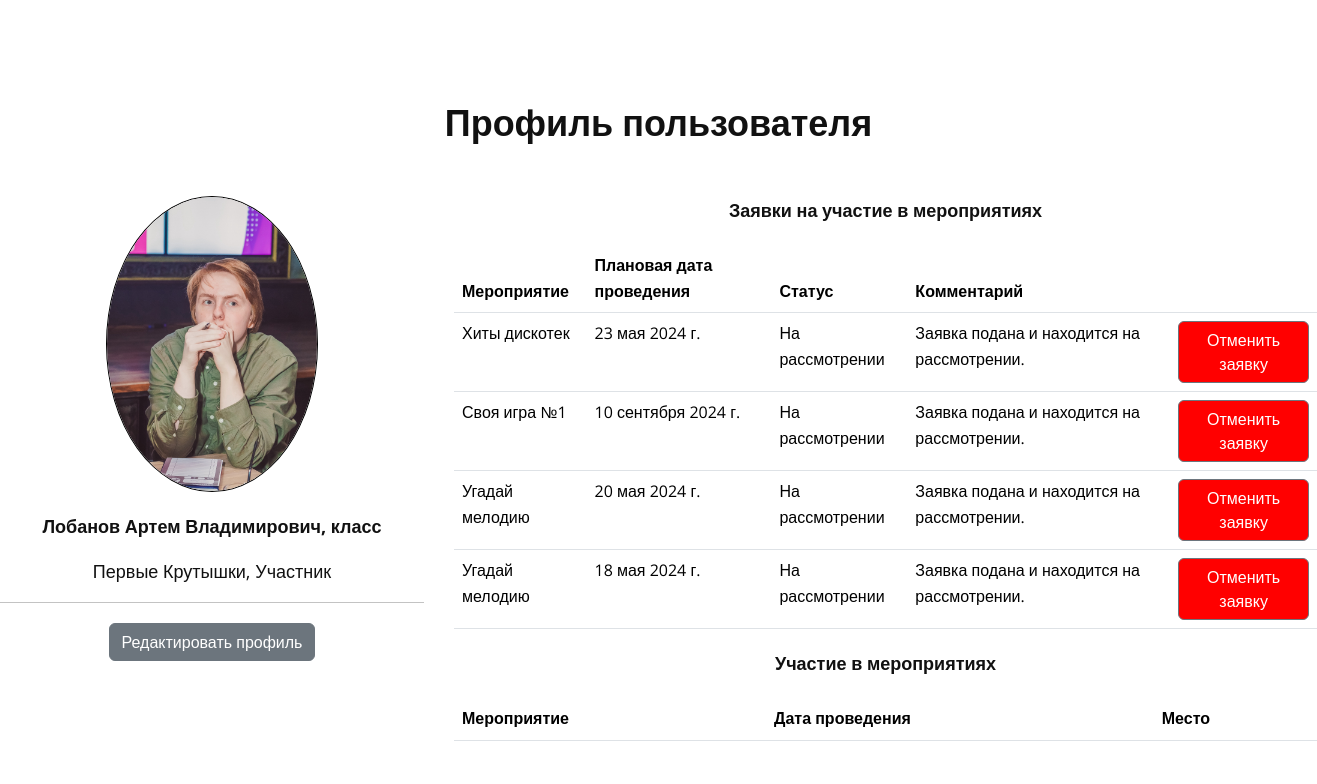
/profile/ (signed in), run on the app's committed database.
### Diplom/models.py (models this page shows, shortened)
class Profile(models.Model):
    user = models.OneToOneField(User, on_delete=models.CASCADE)
    image = models.ImageField(upload_to='images', null=True, blank=True)
    patronymic = models.CharField(max_length=255, verbose_name='Отчество (если есть)', blank=True, null=True)
    klass = models.CharField(max_length=4, verbose_name='Класс обучающегося', choices=klass_Choices, blank=True)

class Team_Members(models.Model):
    Team_List = models.ForeignKey('Team_List', on_delete=models.CASCADE)
    Profile = models.ForeignKey('Profile', on_delete=models.CASCADE)

class Team_List(models.Model):
    Team = models.ForeignKey('Team', on_delete=models.CASCADE)

class Team(models.Model):
    name = models.CharField(max_length=255)
    date_created = models.DateTimeField(blank=True, null=True)
    date_disbanded = models.DateTimeField(blank=True, null=True)
    capitan = models.ForeignKey(Profile, on_delete=models.SET_NULL, verbose_name="Капитан", blank=True, null=True)

class Results(models.Model):
    Team_List = models.ForeignKey('Team_List', on_delete=models.CASCADE, null=True, blank=True)
    Invitation = models.ForeignKey('Invitation', on_delete=models.CASCADE)
    Result = models.TextField(null=True, blank=True)

class InvitationStatus(models.Model):
    Invitation = models.ForeignKey('Invitation', on_delete=models.CASCADE)
    Status = models.ForeignKey('Status', on_delete=models.CASCADE)
    Profile = models.ForeignKey('Profile', on_delete=models.CASCADE)
    Status_Date = models.DateField(blank=True, null=True, auto_now_add=True)
    Description = models.CharField(max_length=255, blank=True, null=True)

class Invitation(models.Model):
    date_submitted = models.DateField(blank=True, null=True)
    Event_Plan_Position = models.ForeignKey('Event_Plan_Position', on_delete=models.CASCADE)
    Team = models.ForeignKey('Team', on_delete=models.CASCADE, null=True, blank=True)
    Team_Members = models.ForeignKey('Team_Members', on_delete=models.CASCADE, null=True, blank=True)
    Profile = models.ForeignKey('Profile', on_delete=models.CASCADE, null=True, blank=True)

class Event_Plan_Position(models.Model):
    Event_Plan = models.ForeignKey('Event_Plan', on_delete=models.PROTECT)
    Event = models.ForeignKey('Event', on_delete=models.PROTECT)
    Date = models.DateField(null=True, blank=True)
    Date_Plan = models.DateField(null=True, blank=True)
    Date_Fact = models.DateField(null=True, blank=True)
    Description = models.TextField(null=True, blank=True)
    Eventers_Plan = models.IntegerField(null=True, blank=True)
    Eventers_Fact = models.IntegerField(null=True, blank=True)

class Event(models.Model):
    name = models.CharField(max_length=255)
    max_eventers = models.IntegerField(default=100)
    image = models.ImageField(upload_to='images', null=True, blank=True)
    description = models.TextField(null=True, blank=True)
    team = models.BooleanField('Командное мероприятие', null=True, blank=True)
    EventType = models.ForeignKey('EventType', on_delete=models.CASCADE)
    EducationLevel = models.ForeignKey('EducationLevel', on_delete=models.CASCADE)
    def __str__(self):
        return str(self.name)

class Status(models.Model):
    name = models.CharField(max_length=255, verbose_name='Статус заявки', choices=Status_Choices, blank=True, default='На рассмотрении')

### Diplom/views.py (the view)
# urls.py: path('profile/', user_profile, name='profile'),
def user_profile(request):
    profile = get_object_or_404(Profile, user=request.user.pk)
    status = InvitationStatus.objects.filter(Status__name='Посещено', Invitation__Profile__user=request.user.pk)
    event_result = Results.objects.filter(Invitation__Profile__user=request.user.pk)
    status_invitation = InvitationStatus.objects.filter(Invitation__Profile__user=request.user.pk).exclude(
        Status__name__in=['Посещено'])
    team = Team_Members.objects.get(Profile__user=request.user.pk)
    is_capitan = False
    if team.Team_List.Team.capitan == request.user.profile:
        is_capitan = True
    if is_capitan:
        capitan = 'Капитан'
    else:
        capitan = 'Участник'
    result_status = list(zip(status, event_result))
    context = {
        'user': request.user,
        'profile': profile,
        'result_status': result_status,
        'status_invitation': status_invitation,
        'team': team,
        'capitan': capitan
    }
    return render(request, 'profile.html', context)

### templates/profile.html (shortened to what this page needs)
{% extends 'base.html' %}
{% block content %}
    <h3 align="center" style="padding-bottom: 10px"><strong>Профиль пользователя</strong></h3>
    <div class="textcols">
        <div class="textcols-row">
            <div class="textcols-item">
                <p align="center"><img src="{% if profile.image %}{{ profile.image.url }}{% endif %}" width="50%"
                                       class="circle"></p>
                <p align="center" style="margin: 1rem">
                    <strong>{{ user.last_name }} {{ user.first_name }} {{ profile.patronymic }}, {{ profile.klass }}
                        класс</strong></p>
                <p align="center" style="margin: 1rem">{{ team.Team_List.Team.name }}, {{ capitan }}</p>
            <hr>
            <p align="center"> <a href="" type="button" class="btn btn-secondary">Редактировать профиль</a></p>
            </div>
            <div class="textcols-item">
                <p align="center"><strong>Заявки на участие в мероприятиях</strong></p>
                <table class="table">
                    <thead>
                    <tr>
                        <th>Мероприятие</th>
                        <th>Плановая дата проведения</th>
                        <th>Статус</th>
                        <th>Комментарий</th>
                        <th></th>
                    </tr>
                    </thead>
                    <tbody>
                    {% for status in status_invitation %}
                        <tr>
                            <td>{{ status.Invitation.Event_Plan_Position.Event }}</td>
                            <td>{{ status.Invitation.Event_Plan_Position.Date_Plan }}</td>
                            <td>{{ status.Status.name }}</td>
                            {% if status.Description %}
                                <td>{{ status.Description }}</td>
                            {% else %}
                                <td></td>
                            {% endif %}
                            {% if status.Status.name == 'Отменена' %}
                                <td></td>
                            {% else %}
                                 <td><a href="{% url 'cancel_invitation' status.pk %}" type="button" class="btn btn-secondary" style="background-color: red">Отменить заявку</a></td>
                            {% endif %}
                        </tr>
                    {% endfor %}
                    </tbody>
                </table>
                <p align="center"><strong>Участие в мероприятиях</strong></p>
                <table class="table">
                    <thead>
                    <tr>
                        <th>Мероприятие</th>
                        <th>Дата проведения</th>
                        <th>Место</th>
                    </tr>
                    </thead>
                </table>
            </div>
        </div>
    </div>
{% endblock %}

### data on the page
Profile: image (picture), patronymic "Владимирович"
Team_Members: Team_List.Team.name "Первые Крутышки"
Results: Result "Участник"
InvitationStatus: Invitation.Event_Plan_Position.Event "Хиты дискотек", Invitation.Event_Plan_Position.Date_Plan "23 мая 2024 г.", Status.name "На рассмотрении", Description "Заявка подана и находится на рассмотрении.", shows "Отменить заявку"
InvitationStatus: Invitation.Event_Plan_Position.Event "Своя игра №1", Invitation.Event_Plan_Position.Date_Plan "10 сентября 2024 г.", Status.name "На рассмотрении", Description "Заявка подана и находится на рассмотрении.", shows "Отменить заявку"
InvitationStatus: Invitation.Event_Plan_Position.Event "Угадай мелодию", Invitation.Event_Plan_Position.Date_Plan "20 мая 2024 г.", Status.name "На рассмотрении", Description "Заявка подана и находится на рассмотрении.", shows "Отменить заявку"
InvitationStatus: Invitation.Event_Plan_Position.Event "Угадай мелодию", Invitation.Event_Plan_Position.Date_Plan "18 мая 2024 г.", Status.name "На рассмотрении", Description "Заявка подана и находится на рассмотрении.", shows "Отменить заявку"

### other printed values
{{ user.last_name }} "Лобанов"
{{ user.first_name }} "Артем"
